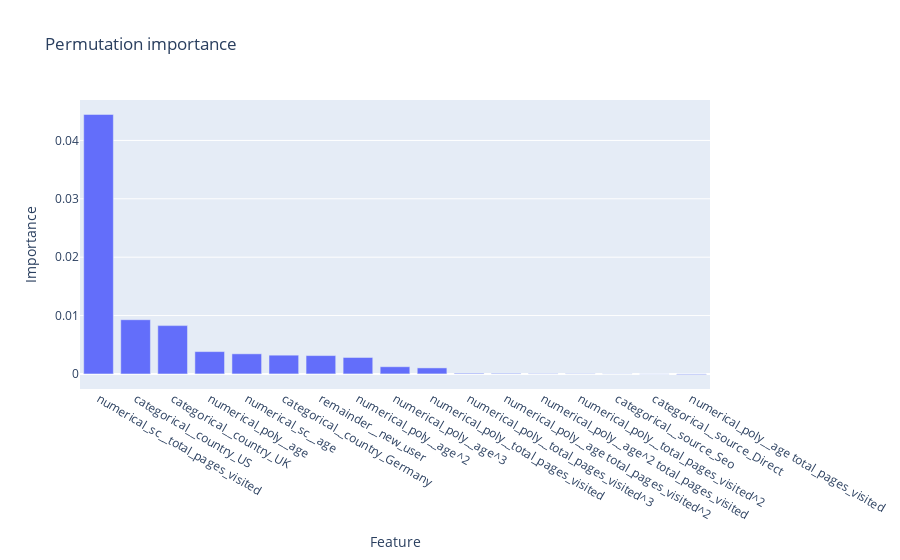

Notebook cell for this chart:
### Code cell
result = permutation_importance(poly_l1_logreg_model, poly_X_test, y_test, n_repeats=30, random_state=444719)

poly_imp_df = pd.DataFrame({"Feature": poly_preprocessor.get_feature_names_out(), "Importance": result.importances_mean})
poly_imp_df = poly_imp_df.sort_values("Importance", ascending=False)

fig = px.bar(data_frame=poly_imp_df, x="Feature", y="Importance", title="Permutation importance")
fig.show()

### Figure 1 — Plotly figure (JSON) as saved in the notebook; plotly's stock layout.template omitted (floating-point values rounded to 4 significant figures)
{"data": [{"hovertemplate": "Feature=%{x}<br>Importance=%{y}<extra></extra>", "legendgroup": "", "marker": {"color": "#636efa", "pattern": {"shape": ""}}, "name": "", "orientation": "v", "showlegend": false, "textposition": "auto", "type": "bar", "x": ["numerical_sc__total_pages_visited", "categorical__country_US", "categorical__country_UK", "numerical_poly__age", "numerical_sc__age", "categorical__country_Germany", "remainder__new_user", "numerical_poly__age^2", "numerical_poly__age^3", "numerical_poly__total_pages_visited", "numerical_poly__total_pages_visited^3", "numerical_poly__age total_pages_visited^2", "numerical_poly__age^2 total_pages_visited", "numerical_poly__total_pages_visited^2", "categorical__source_Seo", "categorical__source_Direct", "numerical_poly__age total_pages_visited"], "xaxis": "x", "y": [0.04445, 0.009284, 0.008275, 0.003824, 0.003443, 0.00321, 0.003142, 0.002817, 0.001232, 0.001031, 0.0001213, 0.0001012, 6.231e-05, 5.013e-05, 2.952e-05, -3.327e-05, -0.0001078], "yaxis": "y"}], "layout": {"barmode": "relative", "legend": {"tracegroupgap": 0}, "title": {"text": "Permutation importance"}, "xaxis": {"anchor": "y", "domain": [0, 1], "title": {"text": "Feature"}}, "yaxis": {"anchor": "x", "domain": [0, 1], "title": {"text": "Importance"}}}}
